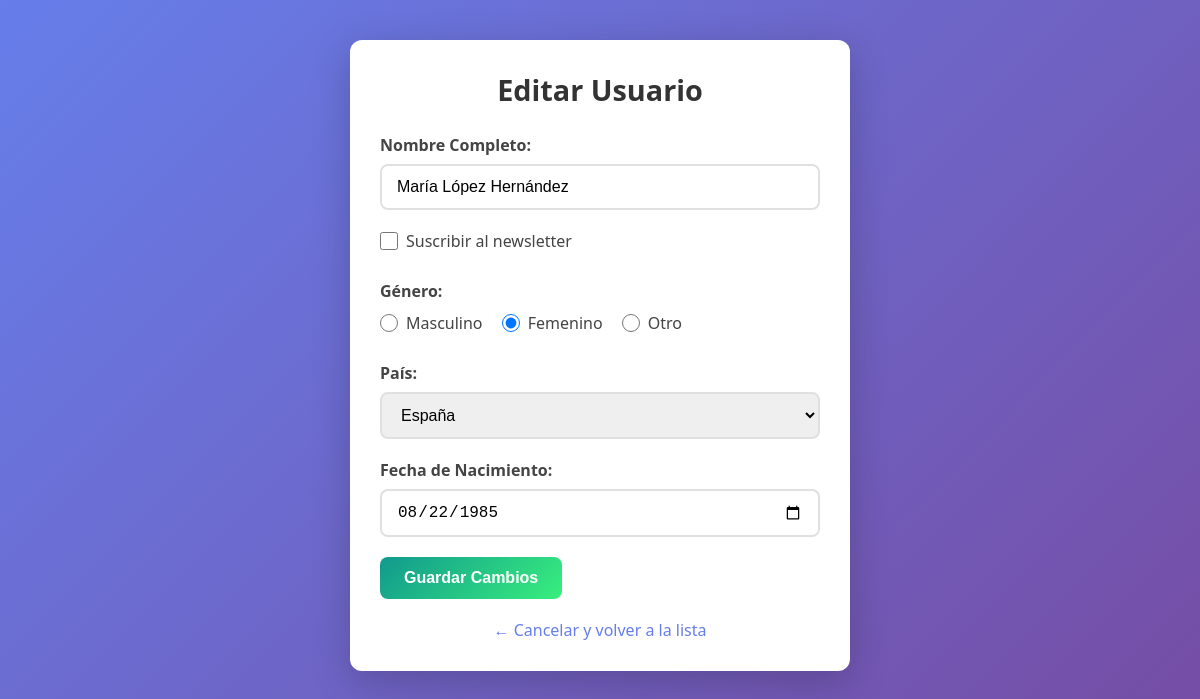
The app's page /editar.php?id=2 (signed in) with its own data.
### tables this page shows
CREATE TABLE `Usuarios` (
  `id` int(11) NOT NULL AUTO_INCREMENT,
  `nombre` varchar(100) NOT NULL,
  `newsletter` tinyint(1) NOT NULL DEFAULT 0,
  `genero` varchar(10) NOT NULL,
  `pais` varchar(50) NOT NULL,
  `fecha_nacimiento` date NOT NULL,
  `fecha_registro` timestamp NULL DEFAULT current_timestamp(),
  PRIMARY KEY (`id`)
);

### editar.php (the view, shortened to what this page needs)
<?php
$conn = getConnection();
if (isset($_GET['id'])) {
    $id = $_GET['id'];
    $stmt = $conn->prepare("SELECT * FROM Usuarios WHERE id = ?");
    $stmt->bind_param("i", $id);
    $stmt->execute();
    $resultado = $stmt->get_result();
    if ($resultado->num_rows > 0) {
        $fila = $resultado->fetch_assoc();
    } else {
        die("Usuario no encontrado.");
    }
} elseif ($_SERVER['REQUEST_METHOD'] !== 'POST') {
    die("ID no especificado.");
}
?>
<!DOCTYPE html>
<html lang="es">
<head>
    <link rel="stylesheet" href="styles.css">
</head>
<body>
    <div class="container">
        <h2>Editar Usuario</h2>
        <form action="editar.php" method="post">
            <div class="form-group">
                <label for="nombre">Nombre Completo:</label>
                <input type="text" id="nombre" name="nombre" value="<?php echo htmlspecialchars($fila['nombre']); ?>"
                    required>
            </div>
            <div class="checkbox-group">
                <label>
                    <input type="checkbox" name="newsletter" value="1" <?php echo ($fila['newsletter'] == 1) ? 'checked' : ''; ?>>
                    Suscribir al newsletter
                </label>
            </div>
            <div class="radio-group">
                <label>Género:</label>
                <label><input type="radio" name="genero" value="masculino" <?php echo ($fila['genero'] == 'masculino') ? 'checked' : ''; ?> required> Masculino</label>
                <label><input type="radio" name="genero" value="femenino" <?php echo ($fila['genero'] == 'femenino') ? 'checked' : ''; ?>> Femenino</label>
                <label><input type="radio" name="genero" value="otro" <?php echo ($fila['genero'] == 'otro') ? 'checked' : ''; ?>> Otro</label>
            </div>
            <div class="form-group">
                <label for="pais">País:</label>
                <select id="pais" name="pais" required>
                    <option value="espana" <?php echo ($fila['pais'] == 'espana') ? 'selected' : ''; ?>>España</option>
                </select>
            </div>
            <div class="form-group">
                <label for="fecha_nacimiento">Fecha de Nacimiento:</label>
                <input type="date" id="fecha_nacimiento" name="fecha_nacimiento"
                    value="<?php echo $fila['fecha_nacimiento']; ?>" required>
            </div>
            <div class="form-group">
                <button type="submit" class="btn btn-success">Guardar Cambios</button>
            </div>
        </form>
        <div class="text-center mt-20">
            <a href="lista_admin.php" class="link">← Cancelar y volver a la lista</a>
        </div>
    </div>
</body>
</html>

### styles.css (style rules this page uses)
* { margin: 0; padding: 0; box-sizing: border-box; }
body { font-family: 'Segoe UI', Tahoma, Geneva, Verdana, sans-serif; background: linear-gradient(135deg, #667eea 0%, #764ba2 100%); min-height: 100vh; padding: 40px 20px; }
.container { max-width: 500px; margin: 0 auto; padding: 30px; background-color: #ffffff; border-radius: 12px; box-shadow: 0 10px 40px rgba(0, 0, 0, 0.2); }
h2 { color: #333; margin-bottom: 25px; text-align: center; font-size: 1.8rem; }
.form-group { margin-bottom: 20px; }
label { display: block; margin-bottom: 8px; font-weight: 600; color: #444; }
input[type="text"], input[type="password"], input[type="date"], select { width: 100%; padding: 12px 15px; border: 2px solid #e0e0e0; border-radius: 8px; font-size: 1rem; transition: border-color 0.3s, box-shadow 0.3s; }
.checkbox-group, .radio-group { margin-bottom: 20px; }
.checkbox-group label, .radio-group label { font-weight: normal; display: inline-flex; align-items: center; margin-right: 15px; cursor: pointer; }
.radio-group > label:first-child { display: block; font-weight: 600; margin-bottom: 10px; }
input[type="checkbox"], input[type="radio"] { margin-right: 8px; width: 18px; height: 18px; cursor: pointer; }
.btn { display: inline-block; padding: 12px 24px; border: none; border-radius: 8px; font-size: 1rem; font-weight: 600; cursor: pointer; transition: all 0.3s ease; text-decoration: none; text-align: center; }
.btn-success { background: linear-gradient(135deg, #11998e 0%, #38ef7d 100%); color: white; }
.text-center { text-align: center; }
.mt-20 { margin-top: 20px; }
.link { color: #667eea; text-decoration: none; font-weight: 500; }

### records on screen
usuarios: nombre "María López Hernández", genero "☐ Masculino", genero "☑ Femenino", genero "☐ Otro", pais "España", fecha_nacimiento "08/22/1985"
